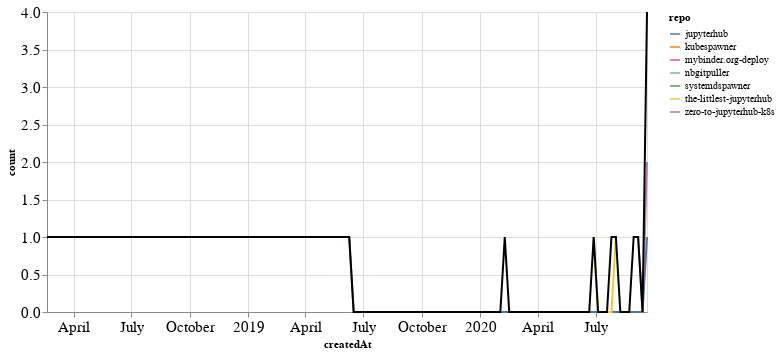

Source (notebook cell):
### Markdown cell above
## PRs

### Code cell
prs_time = prs.groupby('repo').resample('W', on='createdAt').count()['author'].reset_index()
prs_time = prs_time.rename(columns={'author': 'count'})
prs_time_total = prs_time.groupby('createdAt').agg({"count": "sum"}).reset_index()

ch1 = alt.Chart(prs_time, width=600).mark_line().encode(
    x='createdAt',
    y='count',
    color='repo',
    tooltip="repo"
)

ch2 = alt.Chart(prs_time_total, width=600).mark_line(color="black").encode(
    x='createdAt',
    y='count',
)

ch1 + ch2

### Figure 1 — Vega-Lite specification as saved in the notebook (floating-point values rounded to 4 significant figures)
{"config": {"axisLeft": {"labelFontSize": 15}, "axisBottom": {"labelFontSize": 15}}, "layer": [{"data": {"name": "data-ff887607ec68c0f00e4b6bdb6d42683e"}, "mark": "line", "encoding": {"color": {"type": "nominal", "field": "repo"}, "tooltip": {"type": "nominal", "field": "repo"}, "x": {"type": "temporal", "field": "createdAt"}, "y": {"type": "quantitative", "field": "count"}}, "width": 600}, {"data": {"name": "data-a062aa8f7cc29b86e0641cd6155e26ed"}, "mark": {"type": "line", "color": "black"}, "encoding": {"x": {"type": "temporal", "field": "createdAt"}, "y": {"type": "quantitative", "field": "count"}}, "width": 600}], "$schema": "https://vega.github.io/schema/vega-lite/v4.8.1.json", "datasets": {"data-ff887607ec68c0f00e4b6bdb6d42683e": [{"repo": "jupyterhub", "createdAt": "2019-06-09T00:00:00", "count": 1}, {"repo": "jupyterhub", "createdAt": "2019-06-16T00:00:00", "count": 0}, {"repo": "jupyterhub", "createdAt": "2019-06-23T00:00:00", "count": 0}, {"repo": "jupyterhub", "createdAt": "2019-06-30T00:00:00", "count": 0}, {"repo": "jupyterhub", "createdAt": "2019-07-07T00:00:00", "count": 0}, {"repo": "jupyterhub", "createdAt": "2019-07-14T00:00:00", "count": 0}, {"repo": "jupyterhub", "createdAt": "2019-07-21T00:00:00", "count": 0}, {"repo": "jupyterhub", "createdAt": "2019-07-28T00:00:00", "count": 0}, {"repo": "jupyterhub", "createdAt": "2019-08-04T00:00:00", "count": 0}, {"repo": "jupyterhub", "createdAt": "2019-08-11T00:00:00", "count": 0}, {"repo": "jupyterhub", "createdAt": "2019-08-18T00:00:00", "count": 0}, {"repo": "jupyterhub", "createdAt": "2019-08-25T00:00:00", "count": 0}, {"repo": "jupyterhub", "createdAt": "2019-09-01T00:00:00", "count": 0}, {"repo": "jupyterhub", "createdAt": "2019-09-08T00:00:00", "count": 0}, {"repo": "jupyterhub", "createdAt": "2019-09-15T00:00:00", "count": 0}, {"repo": "jupyterhub", "createdAt": "2019-09-22T00:00:00", "count": 0}, {"repo": "jupyterhub", "createdAt": "2019-09-29T00:00:00", "count": 0}, {"repo": "jupyterhub", "createdAt": "2019-10-06T00:00:00", "count": 0}, {"repo": "jupyterhub", "createdAt": "2019-10-13T00:00:00", "count": 0}, {"repo": "jupyterhub", "createdAt": "2019-10-20T00:00:00", "count": 0}, {"repo": "jupyterhub", "createdAt": "2019-10-27T00:00:00", "count": 0}, {"repo": "jupyterhub", "createdAt": "2019-11-03T00:00:00", "count": 0}, {"repo": "jupyterhub", "createdAt": "2019-11-10T00:00:00", "count": 0}, {"repo": "jupyterhub", "createdAt": "2019-11-17T00:00:00", "count": 0}, {"repo": "jupyterhub", "createdAt": "2019-11-24T00:00:00", "count": 0}, {"repo": "jupyterhub", "createdAt": "2019-12-01T00:00:00", "count": 0}, {"repo": "jupyterhub", "createdAt": "2019-12-08T00:00:00", "count": 0}, {"repo": "jupyterhub", "createdAt": "2019-12-15T00:00:00", "count": 0}, {"repo": "jupyterhub", "createdAt": "2019-12-22T00:00:00", "count": 0}, {"repo": "jupyterhub", "createdAt": "2019-12-29T00:00:00", "count": 0}, {"repo": "jupyterhub", "createdAt": "2020-01-05T00:00:00", "count": 0}, {"repo": "jupyterhub", "createdAt": "2020-01-12T00:00:00", "count": 0}, {"repo": "jupyterhub", "createdAt": "2020-01-19T00:00:00", "count": 0}, {"repo": "jupyterhub", "createdAt": "2020-01-26T00:00:00", "count": 0}, {"repo": "jupyterhub", "createdAt": "2020-02-02T00:00:00", "count": 0}, {"repo": "jupyterhub", "createdAt": "2020-02-09T00:00:00", "count": 0}, {"repo": "jupyterhub", "createdAt": "2020-02-16T00:00:00", "count": 0}, {"repo": "jupyterhub", "createdAt": "2020-02-23T00:00:00", "count": 0}, {"repo": "jupyterhub", "createdAt": "2020-03-01T00:00:00", "count": 0}, {"repo": "jupyterhub", "createdAt": "2020-03-08T00:00:00", "count": 0}, {"repo": "jupyterhub", "createdAt": "2020-03-15T00:00:00", "count": 0}, {"repo": "jupyterhub", "createdAt": "2020-03-22T00:00:00", "count": 0}, {"repo": "jupyterhub", "createdAt": "2020-03-29T00:00:00", "count": 0}, {"repo": "jupyterhub", "createdAt": "2020-04-05T00:00:00", "count": 0}, {"repo": "jupyterhub", "createdAt": "2020-04-12T00:00:00", "count": 0}, {"repo": "jupyterhub", "createdAt": "2020-04-19T00:00:00", "count": 0}, {"repo": "jupyterhub", "createdAt": "2020-04-26T00:00:00", "count": 0}, {"repo": "jupyterhub", "createdAt": "2020-05-03T00:00:00", "count": 0}, {"repo": "jupyterhub", "createdAt": "2020-05-10T00:00:00", "count": 0}, {"repo": "jupyterhub", "createdAt": "2020-05-17T00:00:00", "count": 0}, {"repo": "jupyterhub", "createdAt": "2020-05-24T00:00:00", "count": 0}, {"repo": "jupyterhub", "createdAt": "2020-05-31T00:00:00", "count": 0}, {"repo": "jupyterhub", "createdAt": "2020-06-07T00:00:00", "count": 0}, {"repo": "jupyterhub", "createdAt": "2020-06-14T00:00:00", "count": 0}, {"repo": "jupyterhub", "createdAt": "2020-06-21T00:00:00", "count": 0}, {"repo": "jupyterhub", "createdAt": "2020-06-28T00:00:00", "count": 0}, {"repo": "jupyterhub", "createdAt": "2020-07-05T00:00:00", "count": 0}, {"repo": "jupyterhub", "createdAt": "2020-07-12T00:00:00", "count": 0}, {"repo": "jupyterhub", "createdAt": "2020-07-19T00:00:00", "count": 0}, {"repo": "jupyterhub", "createdAt": "2020-07-26T00:00:00", "count": 0}, {"repo": "jupyterhub", "createdAt": "2020-08-02T00:00:00", "count": 0}, {"repo": "jupyterhub", "createdAt": "2020-08-09T00:00:00", "count": 0}, {"repo": "jupyterhub", "createdAt": "2020-08-16T00:00:00", "count": 0}, {"repo": "jupyterhub", "createdAt": "2020-08-23T00:00:00", "count": 0}, {"repo": "jupyterhub", "createdAt": "2020-08-30T00:00:00", "count": 0}, {"repo": "jupyterhub", "createdAt": "2020-09-06T00:00:00", "count": 0}, {"repo": "jupyterhub", "createdAt": "2020-09-13T00:00:00", "count": 0}, {"repo": "jupyterhub", "createdAt": "2020-09-20T00:00:00", "count": 1}, {"repo": "kubespawner", "createdAt": "2020-09-20T00:00:00", "count": 1}, {"repo": "mybinder.org-deploy", "createdAt": "2018-02-18T00:00:00", "count": 1}, {"repo": "nbgitpuller", "createdAt": "2020-02-09T00:00:00", "count": 1}, {"repo": "systemdspawner", "createdAt": "2020-07-26T00:00:00", "count": 1}, {"repo": "the-littlest-jupyterhub", "createdAt": "2020-06-28T00:00:00", "count": 1}, {"repo": "the-littlest-jupyterhub", "createdAt": "2020-07-05T00:00:00", "count": 0}, {"repo": "the-littlest-jupyterhub", "createdAt": "2020-07-12T00:00:00", "count": 0}, {"repo": "the-littlest-jupyterhub", "createdAt": "2020-07-19T00:00:00", "count": 0}, {"repo": "the-littlest-jupyterhub", "createdAt": "2020-07-26T00:00:00", "count": 0}, {"repo": "the-littlest-jupyterhub", "createdAt": "2020-08-02T00:00:00", "count": 1}, {"repo": "zero-to-jupyterhub-k8s", "createdAt": "2020-08-30T00:00:00", "count": 1}, {"repo": "zero-to-jupyterhub-k8s", "createdAt": "2020-09-06T00:00:00", "count": 1}, {"repo": "zero-to-jupyterhub-k8s", "createdAt": "2020-09-13T00:00:00", "count": 0}, {"repo": "zero-to-jupyterhub-k8s", "createdAt": "2020-09-20T00:00:00", "count": 2}], "data-a062aa8f7cc29b86e0641cd6155e26ed": [{"createdAt": "2018-02-18T00:00:00", "count": 1}, {"createdAt": "2019-06-09T00:00:00", "count": 1}, {"createdAt": "2019-06-16T00:00:00", "count": 0}, {"createdAt": "2019-06-23T00:00:00", "count": 0}, {"createdAt": "2019-06-30T00:00:00", "count": 0}, {"createdAt": "2019-07-07T00:00:00", "count": 0}, {"createdAt": "2019-07-14T00:00:00", "count": 0}, {"createdAt": "2019-07-21T00:00:00", "count": 0}, {"createdAt": "2019-07-28T00:00:00", "count": 0}, {"createdAt": "2019-08-04T00:00:00", "count": 0}, {"createdAt": "2019-08-11T00:00:00", "count": 0}, {"createdAt": "2019-08-18T00:00:00", "count": 0}, {"createdAt": "2019-08-25T00:00:00", "count": 0}, {"createdAt": "2019-09-01T00:00:00", "count": 0}, {"createdAt": "2019-09-08T00:00:00", "count": 0}, {"createdAt": "2019-09-15T00:00:00", "count": 0}, {"createdAt": "2019-09-22T00:00:00", "count": 0}, {"createdAt": "2019-09-29T00:00:00", "count": 0}, {"createdAt": "2019-10-06T00:00:00", "count": 0}, {"createdAt": "2019-10-13T00:00:00", "count": 0}, {"createdAt": "2019-10-20T00:00:00", "count": 0}, {"createdAt": "2019-10-27T00:00:00", "count": 0}, {"createdAt": "2019-11-03T00:00:00", "count": 0}, {"createdAt": "2019-11-10T00:00:00", "count": 0}, {"createdAt": "2019-11-17T00:00:00", "count": 0}, {"createdAt": "2019-11-24T00:00:00", "count": 0}, {"createdAt": "2019-12-01T00:00:00", "count": 0}, {"createdAt": "2019-12-08T00:00:00", "count": 0}, {"createdAt": "2019-12-15T00:00:00", "count": 0}, {"createdAt": "2019-12-22T00:00:00", "count": 0}, {"createdAt": "2019-12-29T00:00:00", "count": 0}, {"createdAt": "2020-01-05T00:00:00", "count": 0}, {"createdAt": "2020-01-12T00:00:00", "count": 0}, {"createdAt": "2020-01-19T00:00:00", "count": 0}, {"createdAt": "2020-01-26T00:00:00", "count": 0}, {"createdAt": "2020-02-02T00:00:00", "count": 0}, {"createdAt": "2020-02-09T00:00:00", "count": 1}, {"createdAt": "2020-02-16T00:00:00", "count": 0}, {"createdAt": "2020-02-23T00:00:00", "count": 0}, {"createdAt": "2020-03-01T00:00:00", "count": 0}, {"createdAt": "2020-03-08T00:00:00", "count": 0}, {"createdAt": "2020-03-15T00:00:00", "count": 0}, {"createdAt": "2020-03-22T00:00:00", "count": 0}, {"createdAt": "2020-03-29T00:00:00", "count": 0}, {"createdAt": "2020-04-05T00:00:00", "count": 0}, {"createdAt": "2020-04-12T00:00:00", "count": 0}, {"createdAt": "2020-04-19T00:00:00", "count": 0}, {"createdAt": "2020-04-26T00:00:00", "count": 0}, {"createdAt": "2020-05-03T00:00:00", "count": 0}, {"createdAt": "2020-05-10T00:00:00", "count": 0}, {"createdAt": "2020-05-17T00:00:00", "count": 0}, {"createdAt": "2020-05-24T00:00:00", "count": 0}, {"createdAt": "2020-05-31T00:00:00", "count": 0}, {"createdAt": "2020-06-07T00:00:00", "count": 0}, {"createdAt": "2020-06-14T00:00:00", "count": 0}, {"createdAt": "2020-06-21T00:00:00", "count": 0}, {"createdAt": "2020-06-28T00:00:00", "count": 1}, {"createdAt": "2020-07-05T00:00:00", "count": 0}, {"createdAt": "2020-07-12T00:00:00", "count": 0}, {"createdAt": "2020-07-19T00:00:00", "count": 0}, {"createdAt": "2020-07-26T00:00:00", "count": 1}, {"createdAt": "2020-08-02T00:00:00", "count": 1}, {"createdAt": "2020-08-09T00:00:00", "count": 0}, {"createdAt": "2020-08-16T00:00:00", "count": 0}, {"createdAt": "2020-08-23T00:00:00", "count": 0}, {"createdAt": "2020-08-30T00:00:00", "count": 1}, {"createdAt": "2020-09-06T00:00:00", "count": 1}, {"createdAt": "2020-09-13T00:00:00", "count": 0}, {"createdAt": "2020-09-20T00:00:00", "count": 4}]}}
